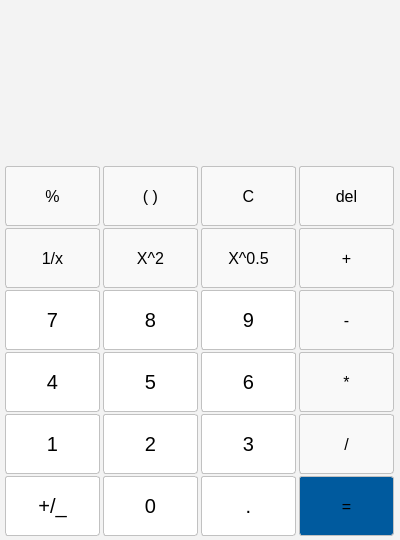
<?xml version="1.0" encoding="UTF-8"?>
<ui version="4.0">
 <class>NormalCalculator</class>
 <widget class="QWidget" name="NormalCalculator">
  <property name="geometry">
   <rect>
    <x>0</x>
    <y>0</y>
    <width>400</width>
    <height>540</height>
   </rect>
  </property>
  <property name="minimumSize">
   <size>
    <width>400</width>
    <height>540</height>
   </size>
  </property>
  <property name="maximumSize">
   <size>
    <width>400</width>
    <height>540</height>
   </size>
  </property>
  <property name="windowTitle">
   <string>NormalCalculator</string>
  </property>
  <property name="styleSheet">
   <string notr="true">*
{
	border:none;
	background-color: rgb(243,243,243);
}

QPushButton
{
	border:1px solid rgb(193,193,193);
	border-radius:3px;
	background-color: rgb(249,249,249);
	/*字体设置*/
    font-family: &quot;Segoe UI&quot;;
    font-size: 16px;
    color: #000;
}

QPushButton:hover
{
	background-color:rgb(221,223,221);
}

QPushButton#btn_numRev,#btn_numDot,#btn_num0,#btn_num1,#btn_num2,#btn_num3,#btn_num4,#btn_num5,#btn_num6,#btn_num7,#btn_num8,#btn_num9
{
	background-color: rgb(255,255,255);
	/*字体设置*/
	font:20px;
}

QPushButton#btn_numRev:hover,#btn_numDot:hover,#btn_num0:hover,#btn_num1:hover,#btn_num2:hover,#btn_num3:hover,#btn_num4:hover,#btn_num5:hover,#btn_num6:hover,#btn_num7:hover,#btn_num8:hover,#btn_num9:hover
{
	background-color:rgb(221,223,221);
}

QPushButton#btn_equal
{
background-color: rgb(0,90,158);
}

QPushButton#btn_equal:hover
{
background-color: rgb(25,106,167);
}
</string>
  </property>
  <layout class="QVBoxLayout" name="verticalLayout">
   <property name="spacing">
    <number>0</number>
   </property>
   <property name="leftMargin">
    <number>0</number>
   </property>
   <property name="topMargin">
    <number>0</number>
   </property>
   <property name="rightMargin">
    <number>0</number>
   </property>
   <property name="bottomMargin">
    <number>0</number>
   </property>
   <item>
    <widget class="QLabel" name="label">
     <property name="font">
      <font>
       <family>微软雅黑</family>
       <pointsize>12</pointsize>
      </font>
     </property>
     <property name="text">
      <string/>
     </property>
    </widget>
   </item>
   <item>
    <widget class="QLineEdit" name="lineEdit_2">
     <property name="minimumSize">
      <size>
       <width>400</width>
       <height>20</height>
      </size>
     </property>
     <property name="maximumSize">
      <size>
       <width>400</width>
       <height>20</height>
      </size>
     </property>
     <property name="alignment">
      <set>Qt::AlignRight|Qt::AlignTrailing|Qt::AlignVCenter</set>
     </property>
     <property name="readOnly">
      <bool>false</bool>
     </property>
    </widget>
   </item>
   <item>
    <widget class="QLineEdit" name="lineEdit">
     <property name="minimumSize">
      <size>
       <width>400</width>
       <height>70</height>
      </size>
     </property>
     <property name="maximumSize">
      <size>
       <width>400</width>
       <height>70</height>
      </size>
     </property>
     <property name="font">
      <font>
       <pointsize>20</pointsize>
      </font>
     </property>
     <property name="text">
      <string/>
     </property>
     <property name="alignment">
      <set>Qt::AlignRight|Qt::AlignTrailing|Qt::AlignVCenter</set>
     </property>
    </widget>
   </item>
   <item>
    <layout class="QGridLayout" name="gridLayout">
     <property name="leftMargin">
      <number>4</number>
     </property>
     <property name="rightMargin">
      <number>4</number>
     </property>
     <property name="bottomMargin">
      <number>4</number>
     </property>
     <property name="spacing">
      <number>2</number>
     </property>
     <item row="5" column="1">
      <widget class="QPushButton" name="btn_num0">
       <property name="minimumSize">
        <size>
         <width>95</width>
         <height>60</height>
        </size>
       </property>
       <property name="maximumSize">
        <size>
         <width>95</width>
         <height>60</height>
        </size>
       </property>
       <property name="text">
        <string>0</string>
       </property>
      </widget>
     </item>
     <item row="5" column="2">
      <widget class="QPushButton" name="btn_numDot">
       <property name="minimumSize">
        <size>
         <width>95</width>
         <height>60</height>
        </size>
       </property>
       <property name="maximumSize">
        <size>
         <width>95</width>
         <height>60</height>
        </size>
       </property>
       <property name="text">
        <string>.</string>
       </property>
      </widget>
     </item>
     <item row="3" column="3">
      <widget class="QPushButton" name="btn_sub">
       <property name="minimumSize">
        <size>
         <width>95</width>
         <height>60</height>
        </size>
       </property>
       <property name="maximumSize">
        <size>
         <width>95</width>
         <height>60</height>
        </size>
       </property>
       <property name="text">
        <string>*</string>
       </property>
      </widget>
     </item>
     <item row="0" column="0">
      <widget class="QPushButton" name="pushButton_5">
       <property name="sizePolicy">
        <sizepolicy hsizetype="Fixed" vsizetype="Fixed">
         <horstretch>0</horstretch>
         <verstretch>0</verstretch>
        </sizepolicy>
       </property>
       <property name="minimumSize">
        <size>
         <width>95</width>
         <height>60</height>
        </size>
       </property>
       <property name="maximumSize">
        <size>
         <width>95</width>
         <height>60</height>
        </size>
       </property>
       <property name="text">
        <string>%</string>
       </property>
      </widget>
     </item>
     <item row="1" column="1">
      <widget class="QPushButton" name="pushButton_12">
       <property name="minimumSize">
        <size>
         <width>95</width>
         <height>60</height>
        </size>
       </property>
       <property name="maximumSize">
        <size>
         <width>95</width>
         <height>60</height>
        </size>
       </property>
       <property name="text">
        <string>X^2</string>
       </property>
      </widget>
     </item>
     <item row="5" column="3">
      <widget class="QPushButton" name="btn_equal">
       <property name="minimumSize">
        <size>
         <width>95</width>
         <height>60</height>
        </size>
       </property>
       <property name="maximumSize">
        <size>
         <width>95</width>
         <height>60</height>
        </size>
       </property>
       <property name="text">
        <string>=</string>
       </property>
      </widget>
     </item>
     <item row="1" column="0">
      <widget class="QPushButton" name="pushButton">
       <property name="minimumSize">
        <size>
         <width>95</width>
         <height>60</height>
        </size>
       </property>
       <property name="maximumSize">
        <size>
         <width>95</width>
         <height>60</height>
        </size>
       </property>
       <property name="text">
        <string>1/x</string>
       </property>
      </widget>
     </item>
     <item row="2" column="1">
      <widget class="QPushButton" name="btn_num8">
       <property name="minimumSize">
        <size>
         <width>95</width>
         <height>60</height>
        </size>
       </property>
       <property name="maximumSize">
        <size>
         <width>95</width>
         <height>60</height>
        </size>
       </property>
       <property name="text">
        <string>8</string>
       </property>
      </widget>
     </item>
     <item row="4" column="1">
      <widget class="QPushButton" name="btn_num2">
       <property name="minimumSize">
        <size>
         <width>95</width>
         <height>60</height>
        </size>
       </property>
       <property name="maximumSize">
        <size>
         <width>95</width>
         <height>60</height>
        </size>
       </property>
       <property name="text">
        <string>2</string>
       </property>
      </widget>
     </item>
     <item row="3" column="2">
      <widget class="QPushButton" name="btn_num6">
       <property name="minimumSize">
        <size>
         <width>95</width>
         <height>60</height>
        </size>
       </property>
       <property name="maximumSize">
        <size>
         <width>95</width>
         <height>60</height>
        </size>
       </property>
       <property name="text">
        <string>6</string>
       </property>
      </widget>
     </item>
     <item row="0" column="3">
      <widget class="QPushButton" name="btn_del">
       <property name="minimumSize">
        <size>
         <width>95</width>
         <height>60</height>
        </size>
       </property>
       <property name="maximumSize">
        <size>
         <width>95</width>
         <height>60</height>
        </size>
       </property>
       <property name="text">
        <string>del</string>
       </property>
      </widget>
     </item>
     <item row="2" column="2">
      <widget class="QPushButton" name="btn_num9">
       <property name="minimumSize">
        <size>
         <width>95</width>
         <height>60</height>
        </size>
       </property>
       <property name="maximumSize">
        <size>
         <width>95</width>
         <height>60</height>
        </size>
       </property>
       <property name="text">
        <string>9</string>
       </property>
      </widget>
     </item>
     <item row="4" column="2">
      <widget class="QPushButton" name="btn_num3">
       <property name="minimumSize">
        <size>
         <width>95</width>
         <height>60</height>
        </size>
       </property>
       <property name="maximumSize">
        <size>
         <width>95</width>
         <height>60</height>
        </size>
       </property>
       <property name="text">
        <string>3</string>
       </property>
      </widget>
     </item>
     <item row="2" column="3">
      <widget class="QPushButton" name="btn_multi">
       <property name="minimumSize">
        <size>
         <width>95</width>
         <height>60</height>
        </size>
       </property>
       <property name="maximumSize">
        <size>
         <width>95</width>
         <height>60</height>
        </size>
       </property>
       <property name="text">
        <string>-</string>
       </property>
      </widget>
     </item>
     <item row="3" column="1">
      <widget class="QPushButton" name="btn_num5">
       <property name="minimumSize">
        <size>
         <width>95</width>
         <height>60</height>
        </size>
       </property>
       <property name="maximumSize">
        <size>
         <width>95</width>
         <height>60</height>
        </size>
       </property>
       <property name="text">
        <string>5</string>
       </property>
      </widget>
     </item>
     <item row="5" column="0">
      <widget class="QPushButton" name="btn_numRev">
       <property name="minimumSize">
        <size>
         <width>95</width>
         <height>60</height>
        </size>
       </property>
       <property name="maximumSize">
        <size>
         <width>95</width>
         <height>60</height>
        </size>
       </property>
       <property name="text">
        <string>+/_</string>
       </property>
      </widget>
     </item>
     <item row="4" column="3">
      <widget class="QPushButton" name="btn_add">
       <property name="minimumSize">
        <size>
         <width>95</width>
         <height>60</height>
        </size>
       </property>
       <property name="maximumSize">
        <size>
         <width>95</width>
         <height>60</height>
        </size>
       </property>
       <property name="text">
        <string>/</string>
       </property>
      </widget>
     </item>
     <item row="0" column="2">
      <widget class="QPushButton" name="pushButton_15">
       <property name="minimumSize">
        <size>
         <width>95</width>
         <height>60</height>
        </size>
       </property>
       <property name="maximumSize">
        <size>
         <width>95</width>
         <height>60</height>
        </size>
       </property>
       <property name="text">
        <string>C</string>
       </property>
      </widget>
     </item>
     <item row="1" column="3">
      <widget class="QPushButton" name="btn_div">
       <property name="minimumSize">
        <size>
         <width>95</width>
         <height>60</height>
        </size>
       </property>
       <property name="maximumSize">
        <size>
         <width>95</width>
         <height>60</height>
        </size>
       </property>
       <property name="text">
        <string>+</string>
       </property>
      </widget>
     </item>
     <item row="0" column="1">
      <widget class="QPushButton" name="pushButton_9">
       <property name="minimumSize">
        <size>
         <width>95</width>
         <height>60</height>
        </size>
       </property>
       <property name="maximumSize">
        <size>
         <width>95</width>
         <height>60</height>
        </size>
       </property>
       <property name="text">
        <string>( )</string>
       </property>
      </widget>
     </item>
     <item row="2" column="0">
      <widget class="QPushButton" name="btn_num7">
       <property name="minimumSize">
        <size>
         <width>95</width>
         <height>60</height>
        </size>
       </property>
       <property name="maximumSize">
        <size>
         <width>95</width>
         <height>60</height>
        </size>
       </property>
       <property name="text">
        <string>7</string>
       </property>
      </widget>
     </item>
     <item row="3" column="0">
      <widget class="QPushButton" name="btn_num4">
       <property name="minimumSize">
        <size>
         <width>95</width>
         <height>60</height>
        </size>
       </property>
       <property name="maximumSize">
        <size>
         <width>95</width>
         <height>60</height>
        </size>
       </property>
       <property name="text">
        <string>4</string>
       </property>
      </widget>
     </item>
     <item row="4" column="0">
      <widget class="QPushButton" name="btn_num1">
       <property name="minimumSize">
        <size>
         <width>95</width>
         <height>60</height>
        </size>
       </property>
       <property name="maximumSize">
        <size>
         <width>95</width>
         <height>60</height>
        </size>
       </property>
       <property name="text">
        <string>1</string>
       </property>
      </widget>
     </item>
     <item row="1" column="2">
      <widget class="QPushButton" name="pushButton_23">
       <property name="minimumSize">
        <size>
         <width>95</width>
         <height>60</height>
        </size>
       </property>
       <property name="maximumSize">
        <size>
         <width>95</width>
         <height>60</height>
        </size>
       </property>
       <property name="text">
        <string>X^0.5</string>
       </property>
      </widget>
     </item>
    </layout>
   </item>
  </layout>
 </widget>
 <layoutdefault spacing="6" margin="11"/>
 <resources/>
 <connections/>
</ui>
